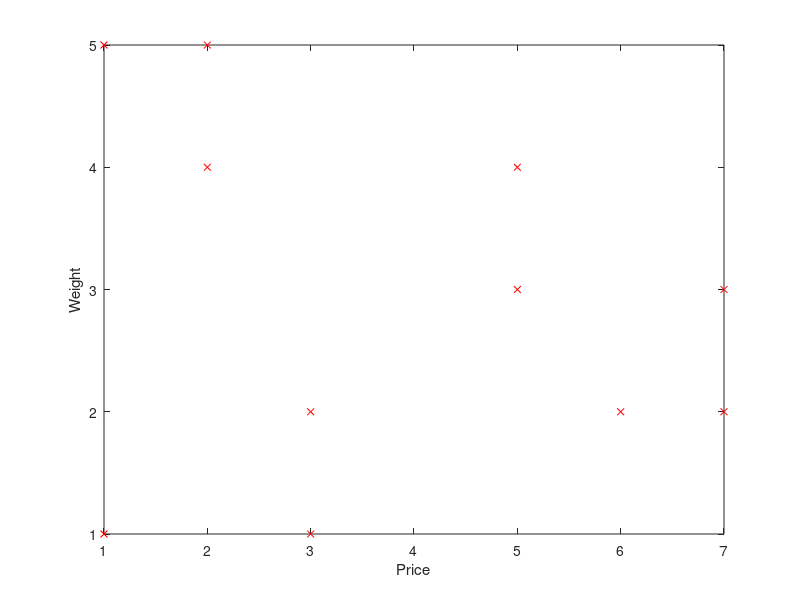

MATLAB code for this plot:
%Pi = ((A*Pi-1 + B) mod M) + 1 (for all i = 2..N)
%Wi = ((C*Wi-1 + D) mod K) + 1 (for all i = 2..N)

% 11 2 3 5 7 11 13 17 19



n = 11;
p1 = 2;
w1 = 3;
m = 5;
k = 7;
a = 11;
b = 13;
c = 17;
d = 19;
 
ps = [p1];
ws = [w1];

for i=2:n
  ps(i) = (mod((a*ps(i-1) + b) , m)) + 1;
  ws(i) = (mod((c*ws(i-1) + d) , k)) + 1;
end

ps

ws


plot(ws, ps, 'rx', 'MarkerSize', 5, 'MarkerFaceColor', 'y'); 
#plot(ps, 'ro', 'MarkerSize', 5, 'MarkerFaceColor', 'y'); 
ylabel('Weight');
xlabel('Price');
